Frame 1 (no input): blank canvas, image omitted
Frame 60 (the mouse pressed at the canvas centre just before this capture): blank canvas, image omitted
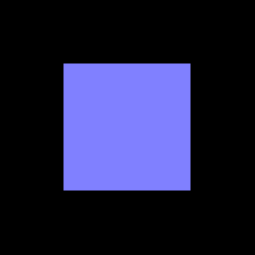
Frame 120 (the mouse held since frame 60 and released just before this capture)

The Processing sketch whose frames 1 and 60 were blank and that drew this single picture after the mouse press (run headless with seeded random() and noise(); from frame 60 on, the mouse is pressed at the canvas centre):

// Processing sketch: processing_91107
// ── processing_91107.pde

void setup() {
size(255, 255);
}
void draw() {
background(0);
noStroke();
fill(255-mouseX, 255-mouseX, 255);
rectMode(CENTER);
rect(width/2, height/2, mouseX, mouseX);
}
